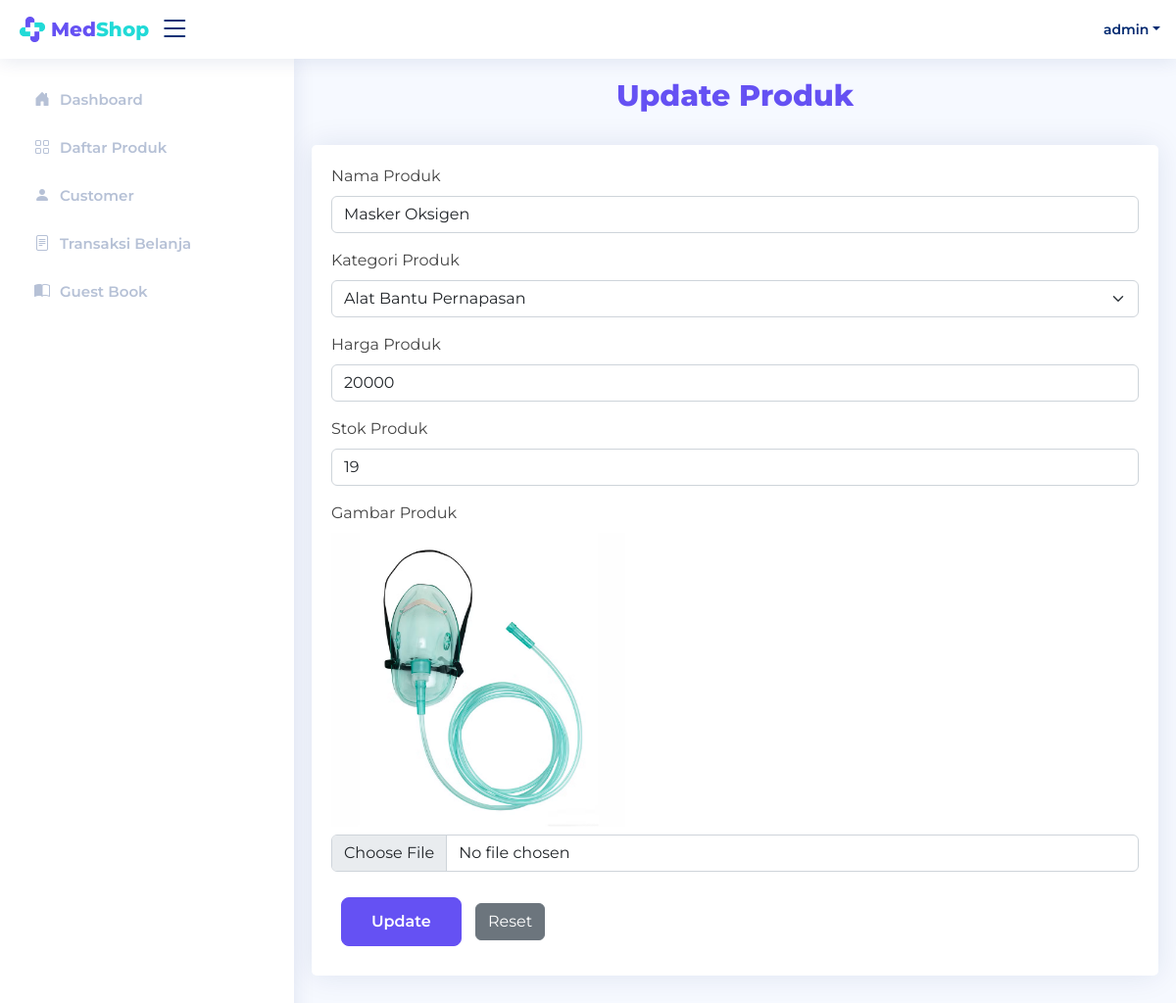
Page /admin/admin_edit_produk.php?id=PRD-1746188478 (signed in) on the committed database.
### tables this page shows
CREATE TABLE `produk` (
  `idProduk` varchar(255) NOT NULL,
  `namaProduk` varchar(255) NOT NULL,
  `kategoriProduk` varchar(255) NOT NULL,
  `hargaProduk` int(11) NOT NULL,
  `stokProduk` int(11) NOT NULL,
  `gambarProduk` varchar(255) NOT NULL
);

### connect.php (called while the page is built, shortened)
<?php
$connect = mysqli_connect("localhost", "root", "", "medshop");
function query($query)
{
    global $connect;
    $result = mysqli_query($connect, $query);
    $rows = [];
    while ($row = mysqli_fetch_assoc($result)) {
        $rows[] = $row;
    }
    return $rows;
}

### admin/admin_edit_produk.php (the view, shortened to what this page needs)
<?php
require 'header_admin.php';
require 'sidebar_admin.php';
$idProduk = $_GET["id"];
$produk = query("SELECT * FROM produk WHERE idProduk = '$idProduk'")[0];
$kategori = array(
    "Alat Diagnostik",
    "Alat Bantu Pernapasan",
    "Alat Tes Pribadi",
    "Peralatan Emergency",
    "Lain-lain"
);
?>
<main id="main" class="main">
    <div class="pagetitle ">
        <h1 class="text-center">Update Produk</h1>
    </div>
    <section class="section">
        <div class="row">
            <div class="card card-body">
                <form class="row g-3" method="post" enctype="multipart/form-data">
                    <div class="col-12">
                        <label for="namaProduk" class="form-label">Nama Produk</label>
                        <input type="text" class="form-control" id="namaProduk" name="namaProduk" required value="<?= $produk["namaProduk"]; ?>">
                    </div>
                    <div class="col-12">
                        <label for="kategoriProduk" class="form-label">Kategori Produk</label>
                        <select class="form-select" id="kategoriProduk" name="kategoriProduk" required>
                            <?php foreach ($kategori as $k) : ?>
                                <?php if ($k == $produk["kategoriProduk"]) : ?>
                                    <option value="<?= $k; ?>" selected><?= $k; ?></option>
                                <?php else : ?>
                                    <option value="<?= $k; ?>"><?= $k; ?></option>
                                <?php endif; ?>
                            <?php endforeach; ?>
                        </select>
                    </div>
                    <div class="col-12">
                        <label for="hargaProduk" class="form-label">Harga Produk</label>
                        <input type="number" class="form-control" id="hargaProduk" name="hargaProduk" required value="<?= $produk["hargaProduk"]; ?>">
                    </div>
                    <div class="col-12">
                        <label for="stokProduk" class="form-label">Stok Produk</label>
                        <input type="number" class="form-control" id="stokProduk" name="stokProduk" required value="<?= $produk["stokProduk"]; ?>">
                    </div>
                    <div class="col-12">
                        <label for="gambarProduk" class="form-label">Gambar Produk</label><br>
                        <img src="../img/<?= $produk["gambarProduk"]; ?>" width="300" class="mb-2"><br>
                        <input type="file" class="form-control" id="gambarProduk" name="gambarProduk">
                    </div>
                    <div class="col-lg-6">
                        <button type="submit" class="btn btn-primary" name="submit">Update</button>
                        <button type="reset" class="btn btn-secondary">Reset</button>
                    </div>
                </form>
            </div>
        </div>
    </section>
</main>

### assets/css/style.css (style rules this page uses)
:root { scroll-behavior: smooth; --primary: #6551f3; --secondary: #21dad7; }
body { font-family: "Montserrat", sans-serif; background: #f6f9ff; color: #444444; }
h1, h2, h3, h4, h5, h6 { font-family: "Montserrat", sans-serif; }
#main { margin-top: 60px; padding: 20px 30px; transition: all 0.3s; }
.pagetitle { margin-bottom: 10px; }
.pagetitle h1 { font-size: 30px; margin-bottom: 2rem; font-weight: 800; color: var(--primary); }
.card { margin-bottom: 30px; border: none; border-radius: 5px; box-shadow: 0px 0 30px rgba(1, 41, 112, 0.1); }
.card-body { padding: 20px; }
.btn-primary { padding: 12px 30px; margin: 10px; font-weight: 600; color: #fff; background-color: var(--primary); border-color: var(--primary); border-radius: 0.5rem; }
@media (min-width: 1200px) { #main, #footer { margin-left: 300px; } }

### rows in the picture
produk: namaProduk "Masker Oksigen", kategoriProduk "Alat Bantu Pernapasan", hargaProduk "20000", stokProduk "19", gambarProduk (picture)

### other values in the picture
$userLogin "admin"
